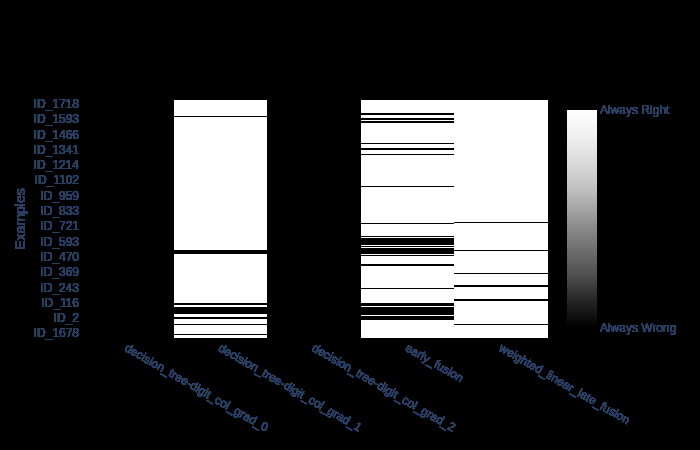
#> input picture _images/lab_2.png, 700 x 450 px, given in place of image_0304.jpg, which was not available
$ jupyter execute ColorHistoTest.ipynb   (shell and % lines are left out)   (Python 2 division)   (text cells are left out)
#> lines starting #> are read from the running program, lines starting #| are printed output that depends on the picture; pictures that were not available may be replaced by others from this repository, and a replacement may not be noted
[cell 1]
# import the necessary packages
from matplotlib import pyplot as plt
import numpy as np
import argparse
import cv2


# Test Image
#file = '"D://Organisation//07-Uni//06-Auslandsstudium//02-École Centrale de Marseille//04-3A//03-OMIS//02-Projet//03-jeux-de-données//Caltech//airplanes//image_0001.jpg'"
#path = u"D:\\Organisation\\07-Uni//06-Auslandsstudium//02-École Centrale de Marseille//image_0002.jpg"
path = "D:/Caltech//airplanes//image_0304.jpg"
#path = "./Test/vert.jpg"

# load the image and show it
#cv2.startWindowThread()
image = cv2.imread(path)
#> image is the input picture: shape (450, 700, 3); mean B, G, R 53.9, 53.1, 52.5
cv2.imshow("image", image)
cv2.waitKey(0)

[cell 2]
# grab the image channels, initialize the tuple of colors,
# the figure and the flattened feature vector
chans = cv2.split(image)
colors = ("b", "g", "r")
plt.figure()
plt.title("'Flattened' Color Histogram")
plt.xlabel("Bins")
plt.ylabel("# of Pixels")
features = []

# loop over the image channels
for (chan, color) in zip(chans, colors):
    # create a histogram for the current channel and
    # concatenate the resulting histograms for each
    # channel
    hist = cv2.calcHist([chan], [0], None, [16], [0, 256])
    features.extend(hist)

    # plot the histogram
    plt.plot(hist, color = color)
    plt.xlim([0, 16])
#> this loop made 3 passes
#> color on passes 1 to 3: 'b', 'g', 'r'
#> after the loop, features = 48 items, first 6: [240728], [360], [300], [301], [487], [7451]

# here we are simply showing the dimensionality of the
# flattened color histogram 256 bins for each channel
# x 3 channels = 768 total values -- in practice, we would
# normally not use 256 bins for each channel, a choice
# between 32-96 bins are normally used, but this tends
# to be application dependent
print "flattened feature vector size: %d" % (np.array(features).flatten().shape)
#| flattened feature vector size: 48
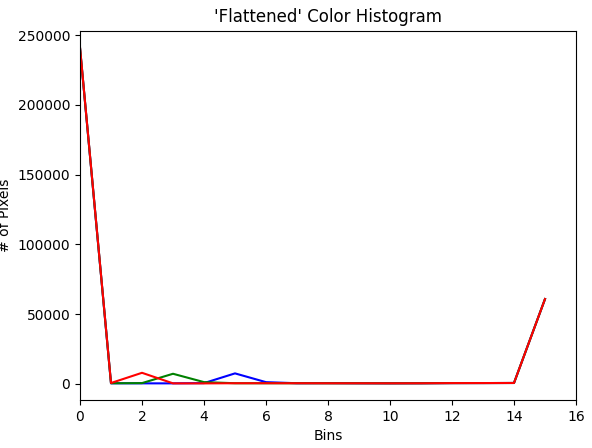
#> figure drawn by matplotlib, 1 panel; curve peaks at x = 0, y = 240728; curve peaks at x = 0, y = 240907; curve peaks at x = 0, y = 241129

[cell 3]
print features[10:33]
#> (printed output is left out)

[cell 4]
# let's move on to 2D histograms -- I am reducing the
# number of bins in the histogram from 256 to 32 so we
# can better visualize the results
fig = plt.figure(figsize=(30,10))

# plot a 2D color histogram for green and blue
ax = fig.add_subplot(131)
hist = cv2.calcHist([chans[1], chans[0]], [0, 1], None, [32, 32], [0, 256, 0, 256])
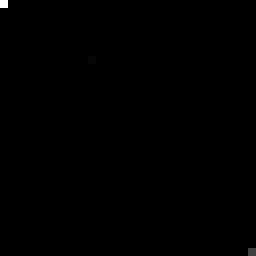
#> hist: shape (32, 32) float32 (shown 8 times larger); min 0, max 240548, mean 307.6; drawn with min black and max white
p = ax.imshow(hist, interpolation = "nearest")
ax.set_title("2D Color Histogram for Green and Blue")
plt.colorbar(p)

# plot a 2D color histogram for green and red
ax = fig.add_subplot(132)
hist = cv2.calcHist([chans[1], chans[2]], [0, 1], None, [32, 32], [0, 256, 0, 256])
p = ax.imshow(hist, interpolation = "nearest")
ax.set_title("2D Color Histogram for Green and Red")
plt.colorbar(p)

# plot a 2D color histogram for blue and red
ax = fig.add_subplot(133)
hist = cv2.calcHist([chans[0], chans[2]], [0, 1], None, [32, 32], [0, 256, 0, 256])
p = ax.imshow(hist, interpolation = "nearest")
ax.set_title("2D Color Histogram for Blue and Red")
plt.colorbar(p)


# finally, let's examine the dimensionality of one of
# the 2D histograms
#print "2D histogram shape: %s, with %d values" % (
#	hist.shape, hist.flatten().shape[0])
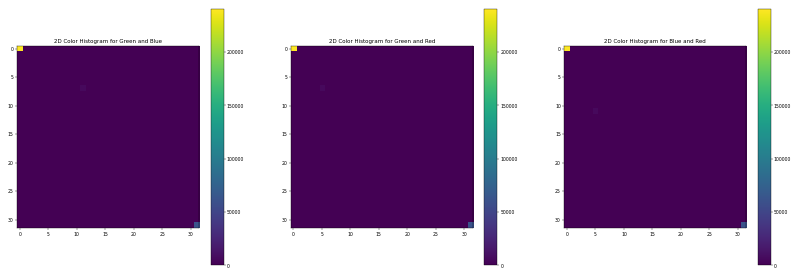
#> figure drawn by matplotlib, 6 panels
